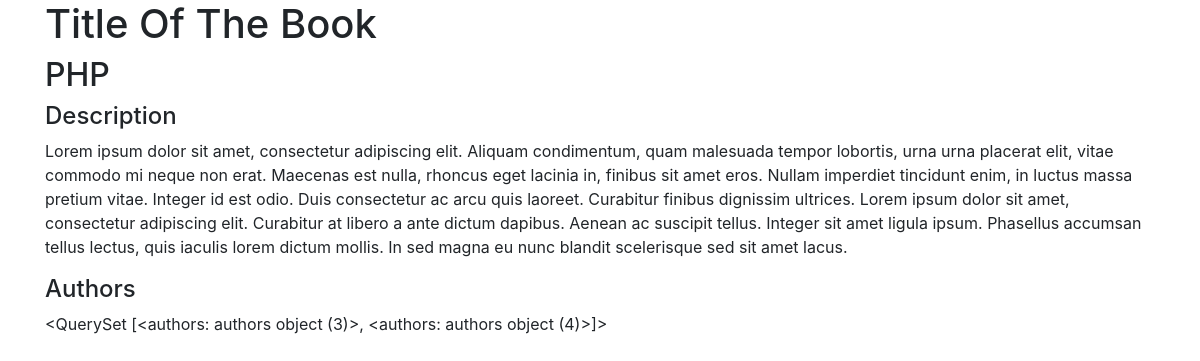
The app's page /view/4 with its own data.
### books_author_app/models.py (models this page shows)
class books(models.Model):
    title = models.CharField(max_length=255)
    description = models.TextField()
    authors = models.ManyToManyField(authors, related_name="books")
    created_at = models.DateTimeField(auto_now_add=True)
    updated_at = models.DateTimeField(auto_now=True)

class authors(models.Model):
    first_name = models.CharField(max_length=45)
    last_name = models.CharField(max_length=45)
    notes = models.TextField()
    created_at = models.DateTimeField(auto_now_add=True)
    updated_at = models.DateTimeField(auto_now=True)

### books_author_app/views.py (the view)
# urls.py: path('view/<int:id>', views.view, name='view'),
def view(request, id):
    context ={
        "books":books.objects.get(id=id),
    }
    return render(request, "view.html", context)

### books_author_app/templates/view.html (shortened to what this page needs)
<!DOCTYPE html>
<html lang="en">
<head>
    <link
    rel="stylesheet"
    href="https://stackpath.bootstrapcdn.com/bootstrap/4.4.1/css/bootstrap.min.css"
  />
</head>
<body>
    <div class="container">
        <h1>Title Of The Book</h1>
        <h2>{{books.title}}</h2>
        <h4>Description</h4>
        <p>{{books.description}}</p>
        <h4>Authors</h4>
        <p>{{books.authors.all}}</p>
    </div>
</body>
</html>

### records on screen
books: title "PHP", description "Lorem ipsum dolor sit amet, consectetur adipiscing elit. Aliquam condimentum, quam malesuada tempor lobortis, urna urna placerat elit, vitae commodo mi neque non erat. Maecenas est nulla, rhoncus eget lacinia in, finibus sit amet eros. Nullam imperdiet tincidunt enim, in luctus massa pretium vitae. Integer id est odio. Duis consectetur ac arcu quis laoreet. Curabitur finibus dignissim ultrices. Lorem ipsum dolor sit amet, consectetur adipiscing elit. Curabitur at libero a ante dictum dapibus. Aenean ac suscipit tellus. Integer sit amet ligula ipsum. Phasellus accumsan tellus lectus, quis iaculis lorem dictum mollis. In sed magna eu nunc blandit scelerisque sed sit amet lacus.", authors.all "<QuerySet [<authors: authors object (3)>, <authors: authors object (4)>]>"
